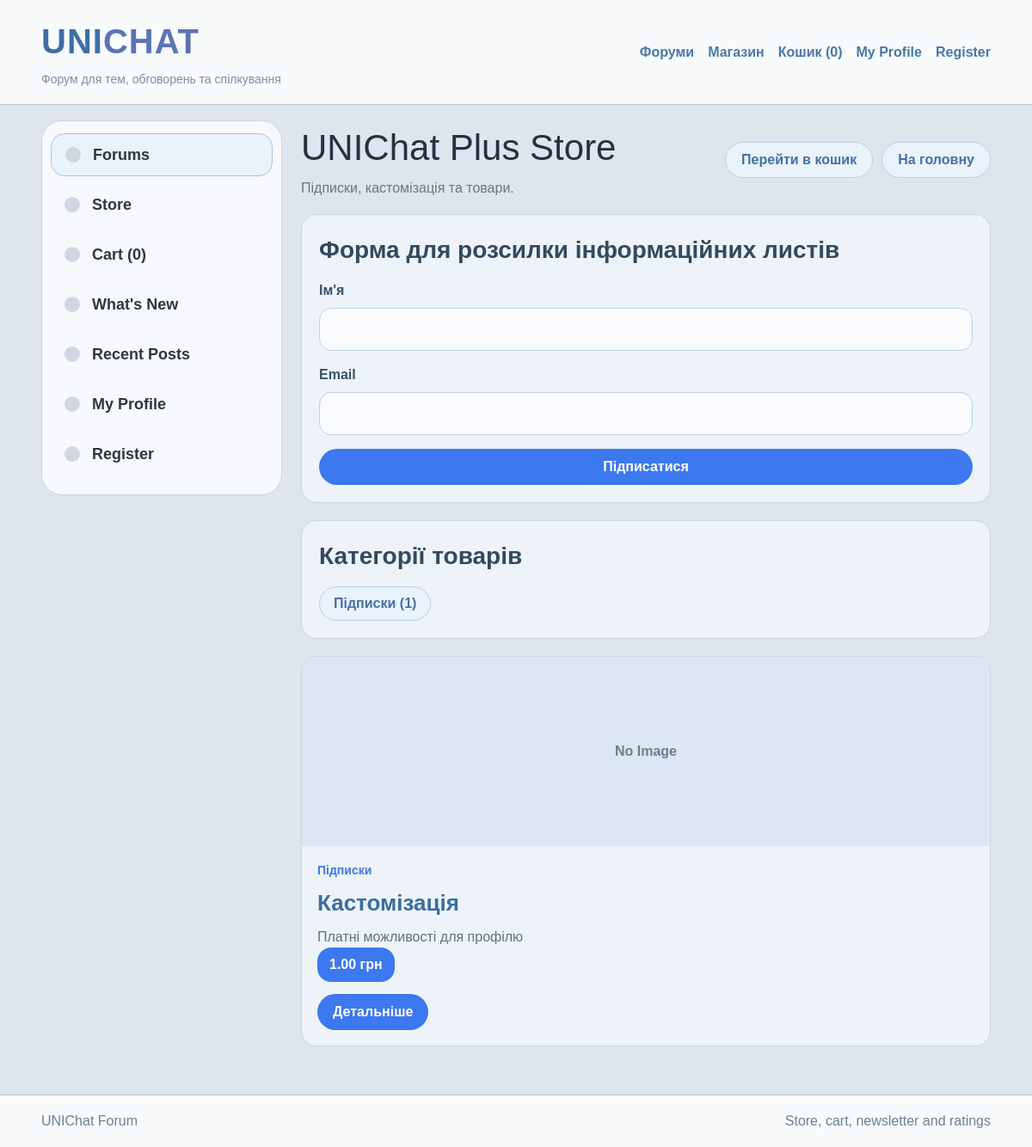
/store/, run on the app's committed database.
### lab2/myapp/models.py (models this page shows, shortened)
class ProductCategory(models.Model):
    name = models.CharField(max_length=100, verbose_name="Назва")
    description = models.TextField(blank=True, default="", verbose_name="Опис")
    created_at = models.DateTimeField(auto_now_add=True, verbose_name="Створено")
    updated_at = models.DateTimeField(auto_now=True, verbose_name="Оновлено")
    class Meta:
        verbose_name = "Категорія товарів"
        verbose_name_plural = "Категорії товарів"

class Product(models.Model):
    category = models.ForeignKey(
        ProductCategory,
        on_delete=models.CASCADE,
        related_name="products",
        verbose_name="Категорія"
    )
    name = models.CharField(max_length=150, verbose_name="Назва")
    short_description = models.CharField(max_length=255, verbose_name="Короткий опис")
    description = models.TextField(verbose_name="Опис")
    image_url = models.URLField(blank=True, default="", verbose_name="Посилання на фото")
    price = models.DecimalField(max_digits=8, decimal_places=2, default=0, verbose_name="Ціна")
    unlocks_plus = models.BooleanField(default=False, verbose_name="Відкриває UNIChat Plus")
    created_at = models.DateTimeField(auto_now_add=True, verbose_name="Створено")
    updated_at = models.DateTimeField(auto_now=True, verbose_name="Оновлено")
    class Meta:
        verbose_name = "Товар"
        verbose_name_plural = "Товари"

### lab2/myapp/views.py (the view)
# urls.py: path("store/", views.store_home, name="store_home"),
def store_home(request):
    context = get_base_context(request)
    product_categories = ProductCategory.objects.annotate(
        products_total=Count("products", distinct=True)
    ).order_by("name")
    products = Product.objects.select_related("category").order_by("name")
    context.update({
        "title": "UNIChat Plus Store",
        "selected_category_id": None,
        "product_categories": product_categories,
        "products": products,
        "newsletter_form": NewsletterForm(),
    })
    return render(request, "myapp/store_home.html", context)

### lab2/myapp/forms.py
class NewsletterForm(forms.ModelForm):
    class Meta:
        model = NewsletterSubscriber
        fields = ["name", "email"]

### lab2/myapp/views.py (called while the page is built)
def get_base_context(request):
    categories = Category.objects.annotate(posts_total=Count("posts", distinct=True)).order_by("name")
    cart_count = 0
    if request.user.is_authenticated:
        cart_count = CartItem.objects.filter(user=request.user).aggregate(total=Sum("quantity"))["total"] or 0
    return {
        "categories": categories,
        "cart_count": cart_count,
    }

### lab2/myapp/templates/myapp/store_home.html (shortened to what this page needs)
{% extends 'myapp/base.html' %}
{% block content %}
<div class="forum-page-header">
    <div>
        <h1>UNIChat Plus Store</h1>
        <p class="page-description">Підписки, кастомізація та товари.</p>
    </div>
    <div class="header-actions">
        <a href="{% url 'cart_view' %}" class="back-btn">Перейти в кошик</a>
        <a href="{% url 'home' %}" class="back-btn">На головну</a>
    </div>
</div>
<section class="reply-box">
    <h2>Форма для розсилки інформаційних листів</h2>
    <form method="post" action="{% url 'newsletter_subscribe' %}" class="forum-form">
        <div class="form-group">
            <label for="{{ newsletter_form.name.id_for_label }}">Ім'я</label>
            {{ newsletter_form.name }}
        </div>
        <div class="form-group">
            <label for="{{ newsletter_form.email.id_for_label }}">Email</label>
            {{ newsletter_form.email }}
        </div>
        <button type="submit" class="add-topic-btn">Підписатися</button>
    </form>
</section>
<section class="reply-box">
    <h2>Категорії товарів</h2>
    <div class="store-category-list">
        {% for item in product_categories %}
            <a href="{% url 'product_category_detail' item.id %}" class="store-category-chip">
                {{ item.name }} ({{ item.products_total }})
            </a>
        {% empty %}
            <div class="empty-box">Категорій товарів поки немає.</div>
        {% endfor %}
    </div>
</section>
<section class="store-grid">
    {% for product in products %}
        <article class="product-card">
            <div class="product-image-wrap">
                {% if product.image_url %}
                    <img src="{{ product.image_url }}" alt="{{ product.name }}" class="product-image">
                {% else %}
                    <div class="product-no-image">No Image</div>
                {% endif %}
            </div>
            <div class="product-body">
                <div class="topic-meta-top">
                    <a href="{% url 'product_category_detail' product.category.id %}" class="topic-category">
                        {{ product.category.name }}
                    </a>
                </div>
                <h3>{{ product.name }}</h3>
                <p>{{ product.short_description }}</p>
                <div class="price-badge">{{ product.price }} грн</div>
                <div class="product-actions">
                    <a href="{% url 'product_detail' product.id %}" class="open-topic-btn">Детальніше</a>
                </div>
            </div>
        </article>
    {% empty %}
        <div class="empty-box">Товарів поки немає.</div>
    {% endfor %}
</section>
{% endblock %}

### lab2/myapp/static/myapp/css/style.css (style rules this page uses)
* { margin: 0; padding: 0; box-sizing: border-box; }
body { font-family: Arial, sans-serif; background: #dfe5ec; color: #2d3a4b; line-height: 1.5; }
a { text-decoration: none; color: inherit; }
input, select, textarea, button { font: inherit; }
.forum-page-header { display: flex; justify-content: space-between; align-items: center; gap: 16px; margin-bottom: 18px; flex-wrap: wrap; }
.forum-page-header h1 { font-size: 42px; font-weight: 500; color: #233242; }
.page-description { color: #667789; margin-top: 4px; }
.header-actions { display: flex; gap: 10px; flex-wrap: wrap; }
.add-topic-btn, .back-btn, .small-topic-btn, .open-topic-btn, .primary-button, .secondary-button { display: inline-flex; align-items: center; justify-content: center; min-height: 42px; padding: 0 18px; border-radius: 22px; border: none; cursor: pointer; font-weight: 600; transition: 0.2s; }
.add-topic-btn, .small-topic-btn, .open-topic-btn, .primary-button { background: #3c78ef; color: white; }
.back-btn, .secondary-button { background: #eaf2fb; color: #4470a5; border: 1px solid #b8d0ea; }
.forum-list, .topic-list, .store-grid, .profile-preview-grid { display: grid; gap: 14px; }
.forum-row, .topic-card, .post-detail-box, .reply-box, .comment-item, .empty-box, .product-card, .preview-card, .product-detail-media, .product-detail-info, .comment-box, .rating-summary-box { background: #edf3f9; border: 1px solid #c9d6e4; border-radius: 18px; }
.topic-meta-top, .thread-meta { display: flex; gap: 12px; flex-wrap: wrap; color: #6f7f91; font-size: 14px; margin-bottom: 8px; }
.topic-category, .badge { color: #3c78ef; font-weight: 700; }
.topic-body h3, .product-body h3 { font-size: 26px; color: #3b6ca0; margin-bottom: 8px; }
.topic-body p, .product-body p, .post-detail-text p { color: #5f7183; }
.post-detail-box, .reply-box { padding: 20px; margin-bottom: 20px; }
.reply-box h2, .comments-section h2, .page-header h1 { font-size: 28px; color: #33495f; margin-bottom: 14px; }
.forum-form { display: grid; gap: 16px; }
.form-group { display: grid; gap: 8px; }
.form-group label { color: #39506a; font-weight: 600; }
.form-group input, .form-group select, .form-group textarea { width: 100%; padding: 12px 14px; border-radius: 14px; border: 1px solid #bfd0e1; background: #f9fbfe; color: #2d3a4b; }
.store-category-list { display: flex; gap: 10px; flex-wrap: wrap; }
.store-category-chip { display: inline-flex; align-items: center; min-height: 40px; padding: 0 16px; border-radius: 20px; background: #eaf2fb; border: 1px solid #b8d0ea; color: #4470a5; font-weight: 600; }
.store-grid { grid-template-columns: repeat(auto-fit, minmax(280px, 1fr)); }
.product-card { overflow: hidden; }
.product-image-wrap { height: 220px; background: #dce7f3; }
.product-no-image { width: 100%; height: 100%; display: flex; align-items: center; justify-content: center; color: #6c7e90; font-weight: 700; }
.product-body { padding: 18px; }
.price-badge { display: inline-block; padding: 8px 14px; border-radius: 16px; background: #3c78ef; color: white; font-weight: 700; margin-bottom: 14px; }
.product-actions { display: flex; gap: 10px; flex-wrap: wrap; }

### data on the page
ProductCategory: name "Підписки", products_total "1"
Product: image_url "No Image", category.name "Підписки", name "Кастомізація", short_description "Платні можливості для профілю", price "1.00"

### other printed values
{{ cart_count }} "0"
